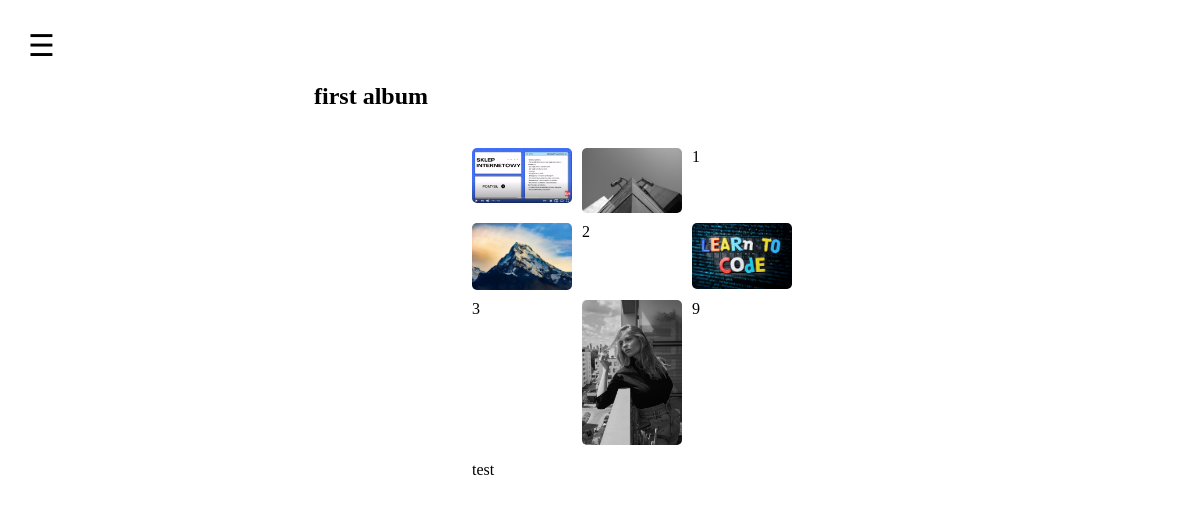
The page /photos/2/ on the database its author committed.
### web/models.py (models this page shows, shortened)
class Photo(models.Model):
    tittle = models.CharField(max_length=250)
    description = models.TextField()
    image = models.FileField(blank=True)

class PhotoImage(models.Model):
    photo = models.ForeignKey(Photo, default=None, on_delete=models.CASCADE)
    images = models.FileField(upload_to='media_cdn')

### web/views.py (the view)
# urls.py: path('photos/<int:id>/', views.photos_detail, name='album_details'),
def photos_detail(request, id):
    photo = get_object_or_404(Photo, id=id)
    photos = PhotoImage.objects.filter(photo=photo)
    context = {
        'photo':photo,
        'photos':photos
    }
    return render(request,'photos_detail.html', context)

### templates/photos_detail.html (shortened to what this page needs)
{% extends 'base.html' %}
{% load static %}
{% block content %}
<div class="album-tittle">
        <h2>{{ photo.tittle}}</h2><br>
</div>
<div class="album-descriptions">
    <div>
        <aside class="album-photos">
            <img  src="{{ photo.image.url }}" id="photo1" class="album-img" onclick="openModal();currentSlide(0)">
            {% for p in photos  %}
            <img src="{{ p.images.url }}" id="photo2" class="album-img" onclick="openModal();currentSlide({{ p.id }})">
            {{ p.id }}
            {% endfor %}
        </aside>
        <div class="photo-description">
            <p>{{ photo.description }}</p>
        </div>
    </div>
</div>
{% endblock content %}

### static/portfolio/style.css (style rules this page uses)
.album-tittle { width: 50%; margin: auto; }
.album-descriptions { display: flex; justify-content: flex-end; }
.album-img { width: 100%; max-width: 100px; border-radius: 5px; cursor: pointer; transition: 0.3s; }
.album-photos { display: grid; grid-template-columns: 100px 100px 100px; grid-gap: 10px; padding-right: 20px; }
.photo-description { width: 700px; }

### rows shown on the page
Photo: tittle "first album", image (picture), description "test"
PhotoImage: images (picture), id "1"
PhotoImage: images (picture), id "2"
PhotoImage: images (picture), id "3"
PhotoImage: images (picture), id "9"
